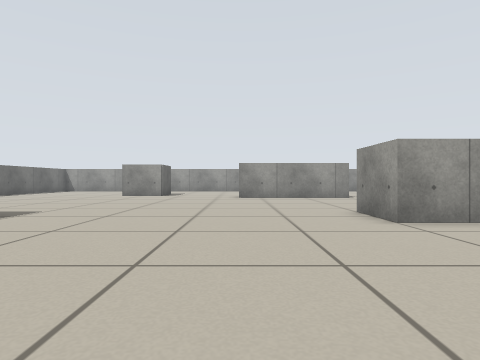
view 1 (above)

16 first-person views from a walk through a robot-simulator world made for Stage. The camera is 0.41 m above the floor, looks level and sees 75° across. The lines on the ground mark 1 m squares. The floor is counted in squares, 0.5 m on a side. Each view is taken from the middle of a square. On the plan, view 1 faces up. The plan holds only what a view shows up to about 11 squares ahead; the rest is blank. The robots in the file are not drawn.

view 2
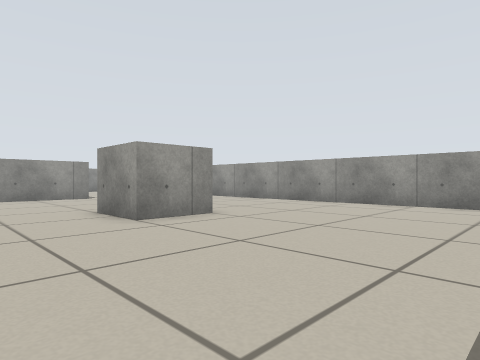

view 3
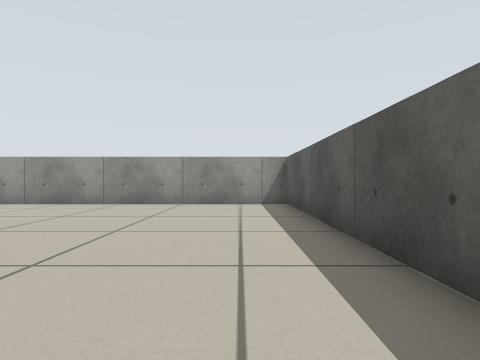

view 4
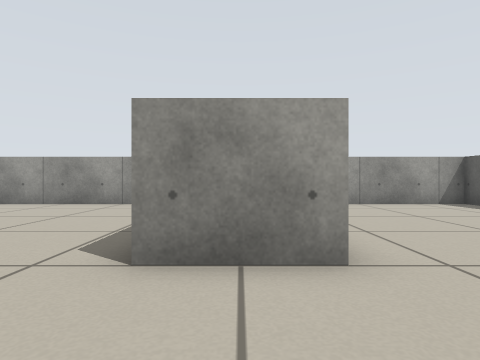

view 5
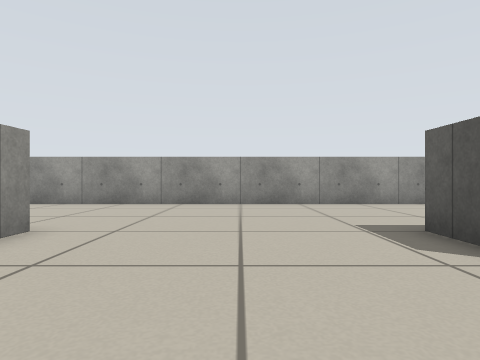

view 6
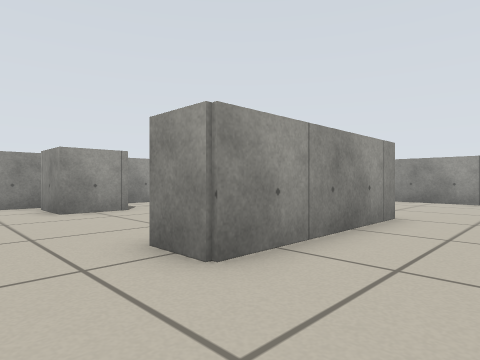

view 7
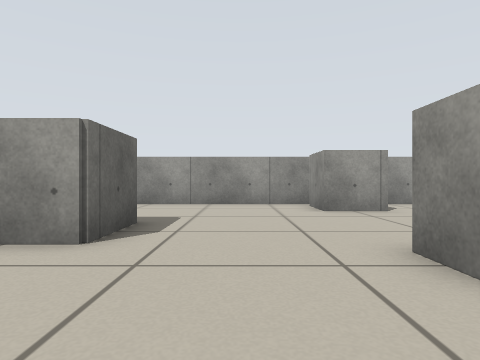

view 8
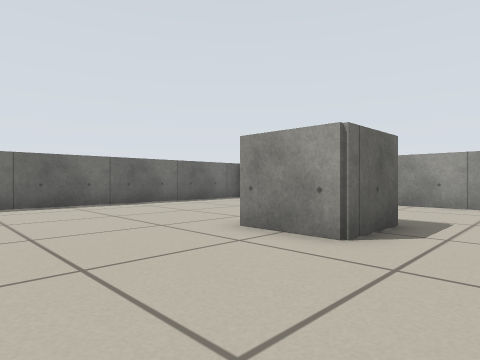

view 9
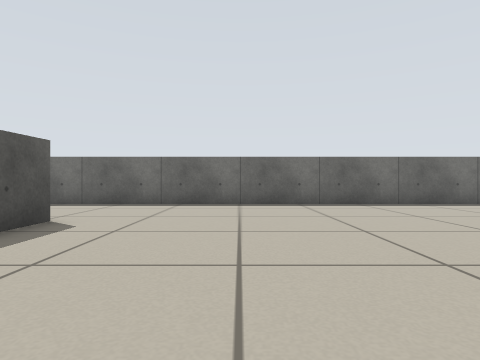

view 10
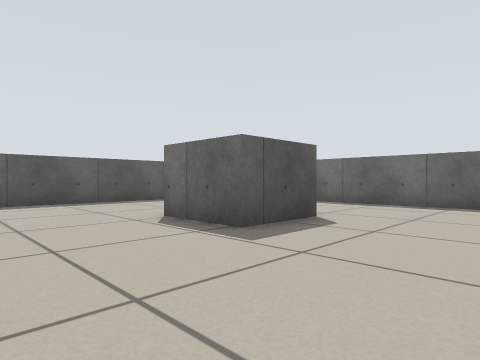

view 11
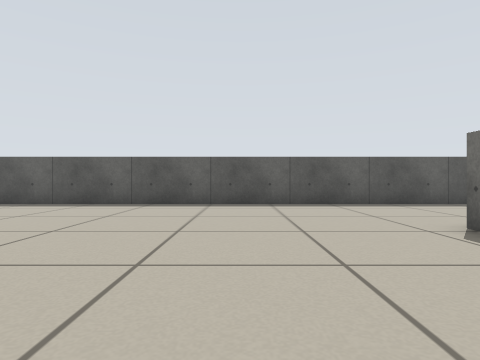

view 12
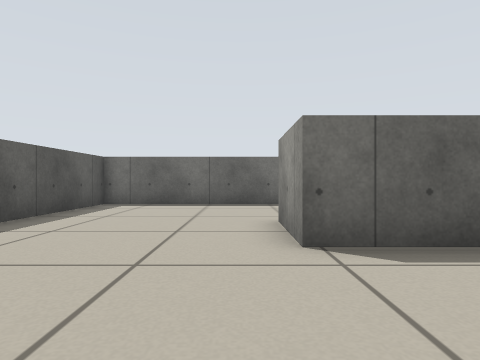

view 13
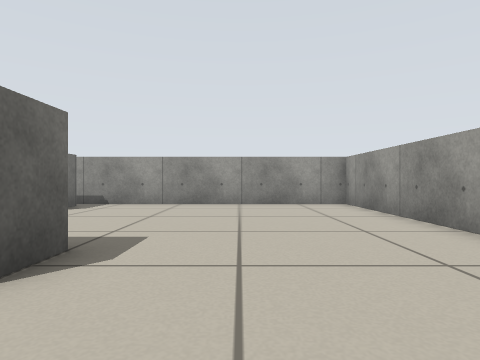

view 14
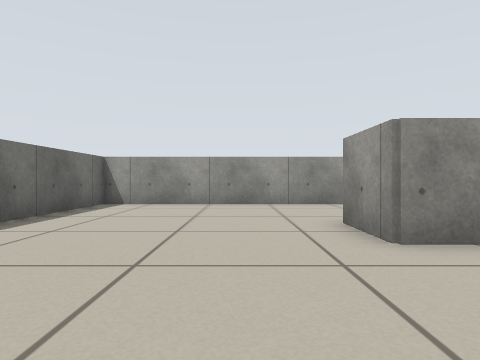

view 15
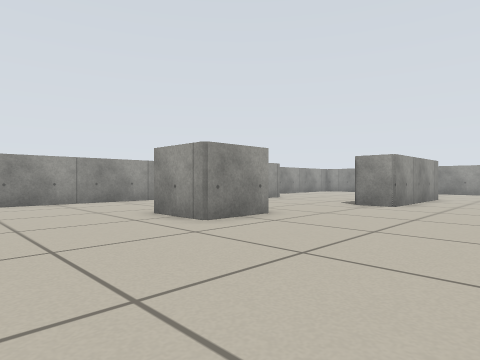

view 16
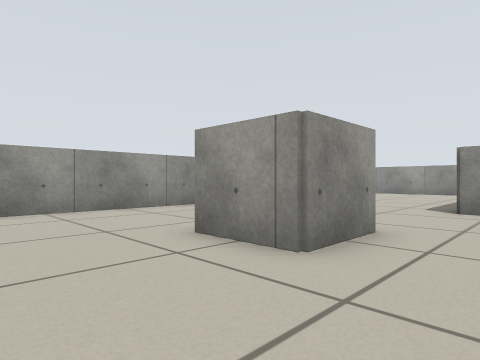

### Floor plan
Points are (right, up) in squares from view 1. A wall is a line through its corners. A room is listed if a view was taken in it or the views show most of it. See-through windows are left out.
Room 1 (views 1, 2, 3, 4, 5, 6, 7, 8, 9, 10, 11, 12, 13, 14, 15, 16)
walls: (3.8, 8) (5, 8); (5, 15.6) (5, 14.4) (0, 14.4) (0, 15.8); (-4, 18) (-4, 16) (-6, 16) (-6, 18); (5, 6) (3, 6) (3, 8.1); (-8.2, 7.2) (-5.8, 7.2) (-5.8, 4.8) (-8.1, 4.8); (1.9, 20.2) (0.2, 20.2) (0.2, 21.9); (1.9, 21.9) (1.9, 21.2); (-12.6, -0.6) (10.6, -0.6) (10.6, 22.6) (-12.6, 22.6) (-12.6, -0.6)
ways out: gap at (1, 22)

Positions as (right, up) in squares from view 1, and headings:
1: (0, 0), facing up
2: (0, 0), facing up-right
3: (0, 1), facing right
4: (0, 7), facing right
5: (0, 11), facing right
6: (-2, 12), facing up-right
7: (-2, 12), facing up
8: (-2, 12), facing up-left
9: (-2, 11), facing left
10: (-2, 11), facing down-left
11: (-2, 10), facing down
12: (-2, 4), facing left
13: (7, 12), facing up
14: (-8, 12), facing up
15: (-10, 11), facing up-right
16: (-9, 14), facing up-right
